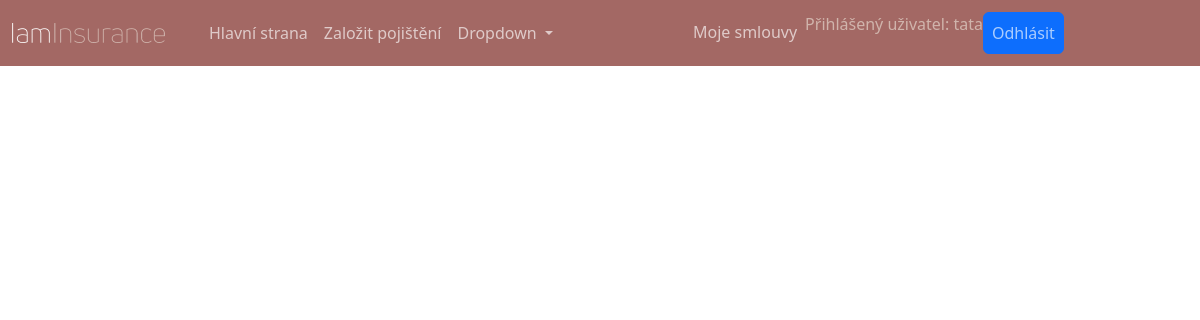
The app's page /muj-ucet/smlouvy/ (signed in), older data.
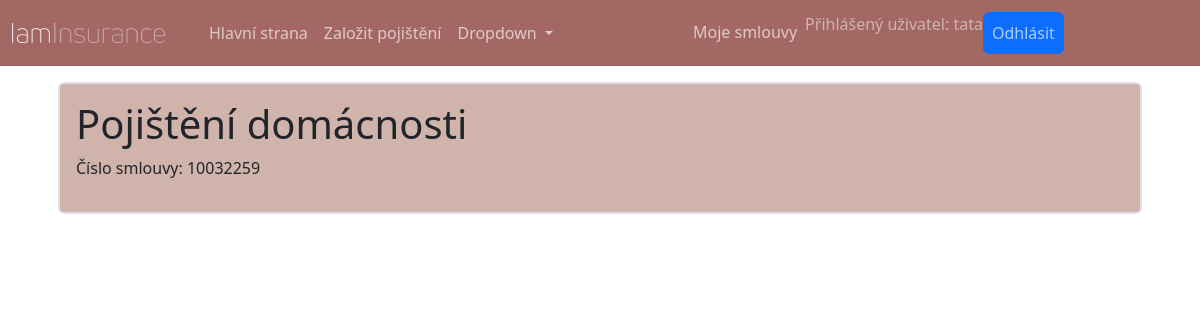
The same page, newer data.
### insurance_app/models.py (models this page shows, shortened)
class Contract(models.Model):
    product = models.ForeignKey(to=Product, on_delete=models.RESTRICT)
    insured = models.ForeignKey(to=User, on_delete=models.RESTRICT)
    conclusion_date = models.DateTimeField(auto_now_add=True)
    payment = models.IntegerField()
    @property
    def contract_number(self) -> int:
        return 10_000_001 + self.pk * 127 ** 2

class Product(models.Model):
    name = models.CharField(max_length=64, unique=True)
    description = models.TextField(default="")
    active = models.BooleanField(default=True)

### insurance_app/views.py (the view)
# urls.py: path("muj-ucet/smlouvy/", views.ContractsView.as_view(), name="my-contracts"),
class ContractsView(LoginRequiredMixin, generic.ListView):
    model = models.Contract
    template_name = CONTRACTS_TEMPLATE
    def get(self, request, *args, **kwargs):
        user = request.user
        object_list = self.model.objects.filter(insured=user)
        return render(request, self.template_name, {"object_list": object_list})

### insurance_app/templates/insurance_app/my_contracts.html (shortened to what this page needs)
{% extends 'main.html' %}
{% block content %}
    {% for obj in object_list %}
    <a href="{% url 'contract-detail' contract_number=obj.contract_number %}" class="text-decoration-none link-dark">
        <section class="bg-secondary hover-overlay border border-2 rounded-2 p-3 m-3" data-mdb-ripple-color="light">
            <h1>{{ obj.product.name }}</h1>
            <p>Číslo smlouvy: {{ obj.contract_number }}</p>
        </section>
    </a>
    {% endfor %}
{% endblock %}

### insurance_app/templates/main.html (shortened to what this page needs)
<!DOCTYPE html>
<html lang="cs" >
<head>
    {% load static %}
    <link rel="stylesheet" href="{% static 'css/style.css' %}" type="text/css" />
    <link rel="stylesheet" href="{% static 'css/bootstrap.min.css' %}" type = "text/css" />
</head>
<body>
    <header>
        <nav class="navbar navbar-expand-lg bg-body-tertiary">
            <div class="container-fluid">
                <a class="navbar-brand" href="{% url 'home' %}">
                    <img src="{% static 'images/iaminsurance-logo.webp' %}" class="img-brand" alt="iaminsurance">
                </a>
                <div class="collapse navbar-collapse" id="navbarSupportedContent">
                    <ul class="navbar-nav me-auto mb-2 mb-lg-0">
                        <li class="nav-item">
                            <a class="nav-link" aria-current="page" href="{% url 'home' %}">Hlavní strana</a>
                        </li>
                        <li class="nav-item">
                            <a class="nav-link" href="{% url 'register' %}">Založit pojištění</a>
                        </li>
                        <li class="nav-item dropdown">
                            <a class="nav-link dropdown-toggle" href="#" role="button" data-bs-toggle="dropdown"
                               aria-expanded="false">
                                Dropdown
                            </a>
                        </li>
                    </ul>
                    {% if user.is_authenticated %}
                    <ul class="navbar-nav me-auto mb-2 mb-lg-0">
                        <li class="nav-item"><a class="nav-link" href="{% url 'my-contracts' %}">Moje smlouvy</a></li>
                        <li class="nav-item"><span class="h-100 text-center text-secondary">Přihlášený uživatel: {{ user.username }}</span></li>
                        <li class="nav-item"><a class="nav-link btn btn-primary" href="{% url 'logout' %}?next={{ request.path|escape }}">Odhlásit</a></li>
                        {% else %} <li class="nav-item"><a class="btn btn-primary" href="{% url 'login' %}">Login</a></li>
                    </ul>
                    {% endif %}
                </div>
            </div>
        </nav>
    </header>
    <article class="container">
    {% block content %}
    {% endblock %}
    </article>
</body>
</html>

### insurance_app/static/css/style.css (style rules this page uses)
body { background: #fffffe; }
.img-brand { height: 40px; padding: 10px 20px 10px 0; }

Row changes from the older to the newer data that the page shows:
added Contract: product.name "Pojištění domácnosti", contract_number "10032259"
